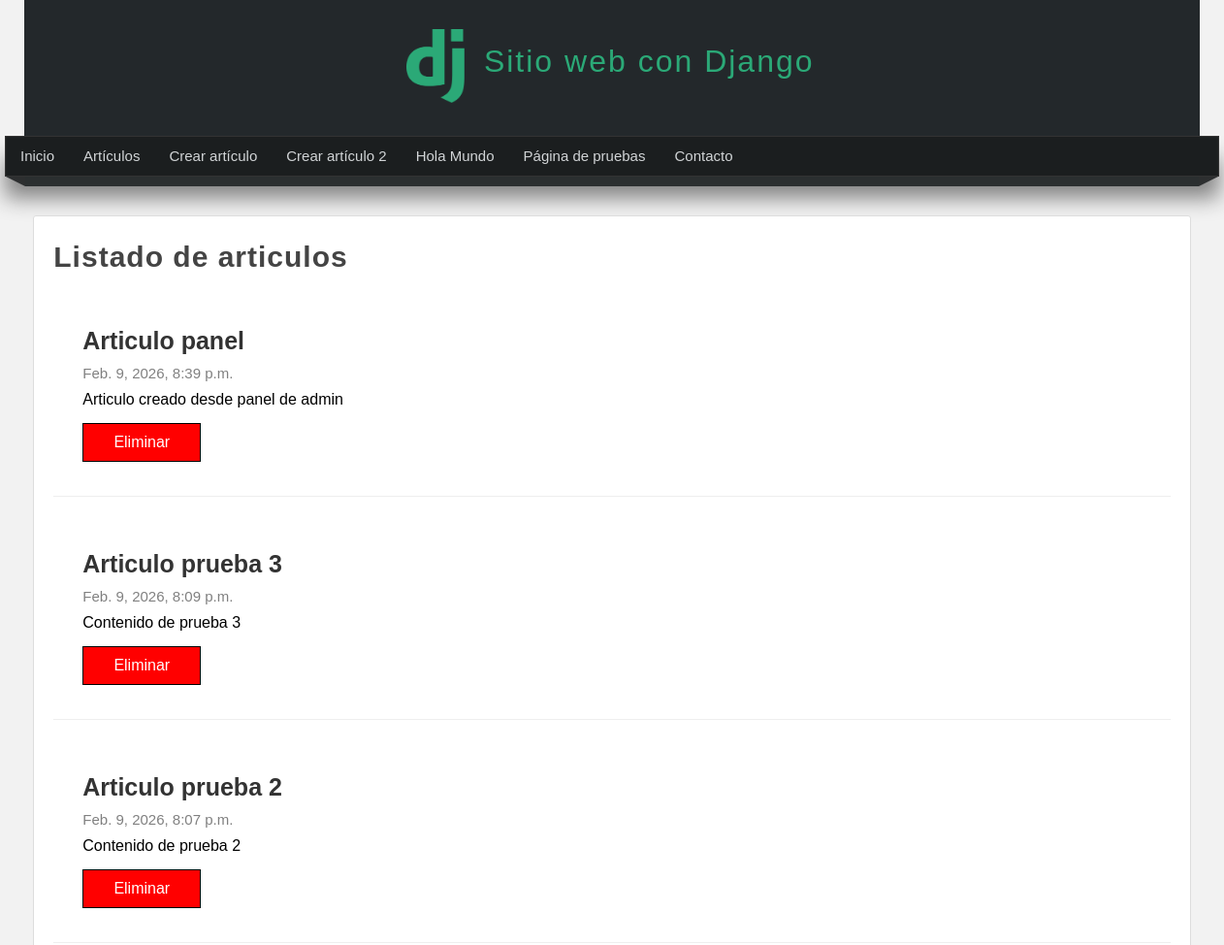
The page /articulos (upper part) on the database as committed earlier.
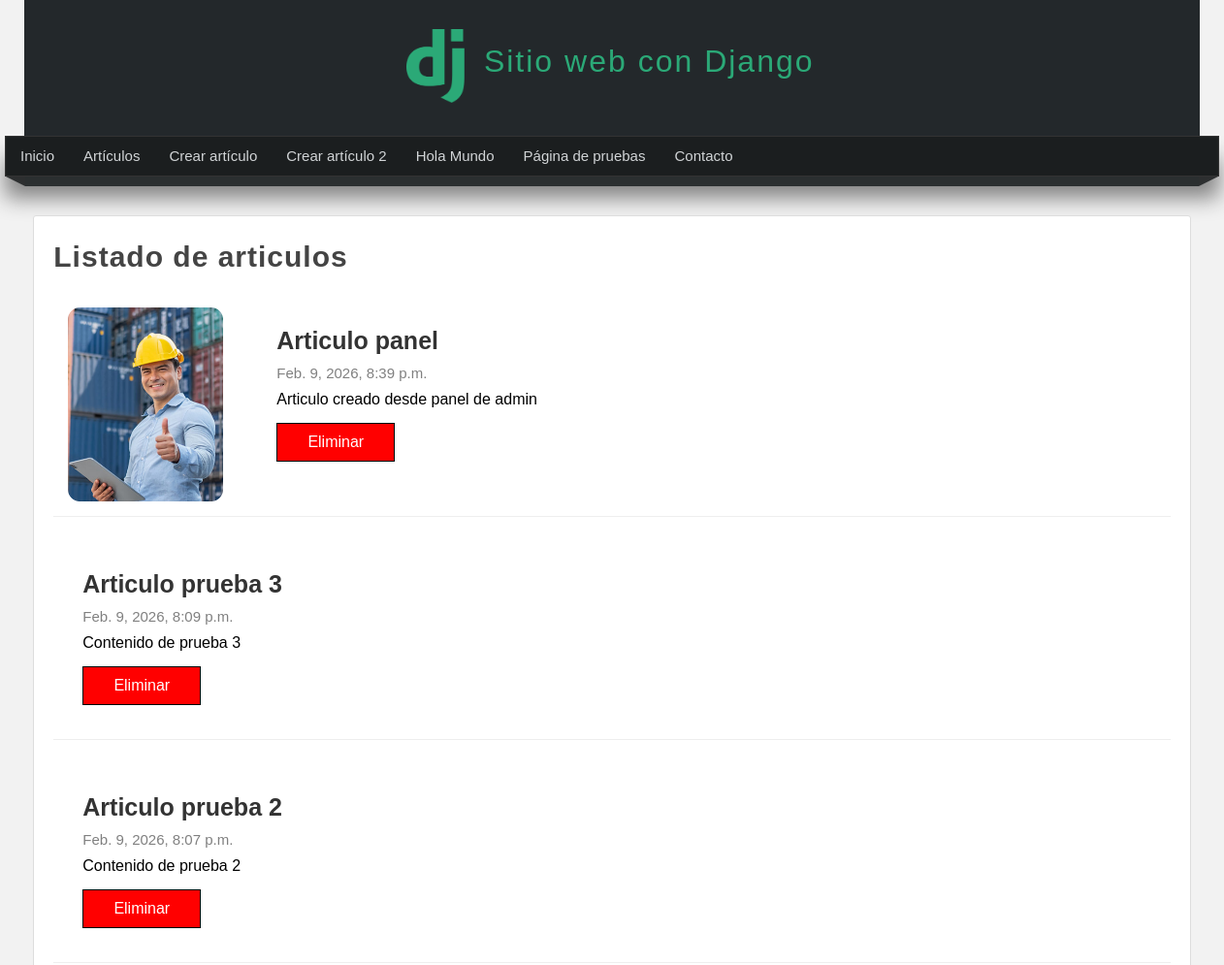
The same page on the database as committed later.
### miapp/models.py (models this page shows, shortened)
class Article(models.Model):
    title = models.CharField(max_length=150, verbose_name = "Título")
    content = models.TextField(verbose_name = "Contenido")
    image = models.ImageField(default='null', verbose_name = "Miniatura", upload_to = "articles")
    public = models.BooleanField(verbose_name = "¿Publicado?")
    created_at = models.DateTimeField(auto_now_add=True, verbose_name = "Creado")
    updated_at = models.DateTimeField(auto_now=True, verbose_name = "Editado")
    class Meta:
        verbose_name = "Artículo"
        verbose_name_plural = "Artículos"
        ordering = ['-created_at']

### miapp/views.py (the view)
# urls.py: path('articulos', views.articulos, name="articulos"),
def articulos(request):
    articulos = Article.objects.filter(public =True).order_by('-id')
    return render(request, 'articulos.html', {
        'articulos': articulos
    })

### miapp/templates/articulos.html (shortened to what this page needs)
{% extends 'layout.html' %}
{% block content %}
<h1 class="title">Listado de articulos</h1>
    {% for articulo in articulos %}
        <article class="article-item">
            {% if articulo.image != 'null' and articulo.image.url|length >= 1 %}
                <div class="image">
                    <img src="{{ articulo.image.url }}" />
                </div>
            {% endif %}
            <div class="data">
                <h2>{{ articulo.title }}</h2>
                <span class="date">{{ articulo.created_at }}</span>
                <p>
                    {{ articulo.content }}
                    <a href="{% url 'borrar_articulo' id=articulo.id %}" class="btn btn-delete">Eliminar</a>
                </p>
            </div>
        </article>
    {% endfor %}
{% endblock %}

Rows that differ between the two databases and show on the page:
changed Article "Articulo panel": image: picture added
